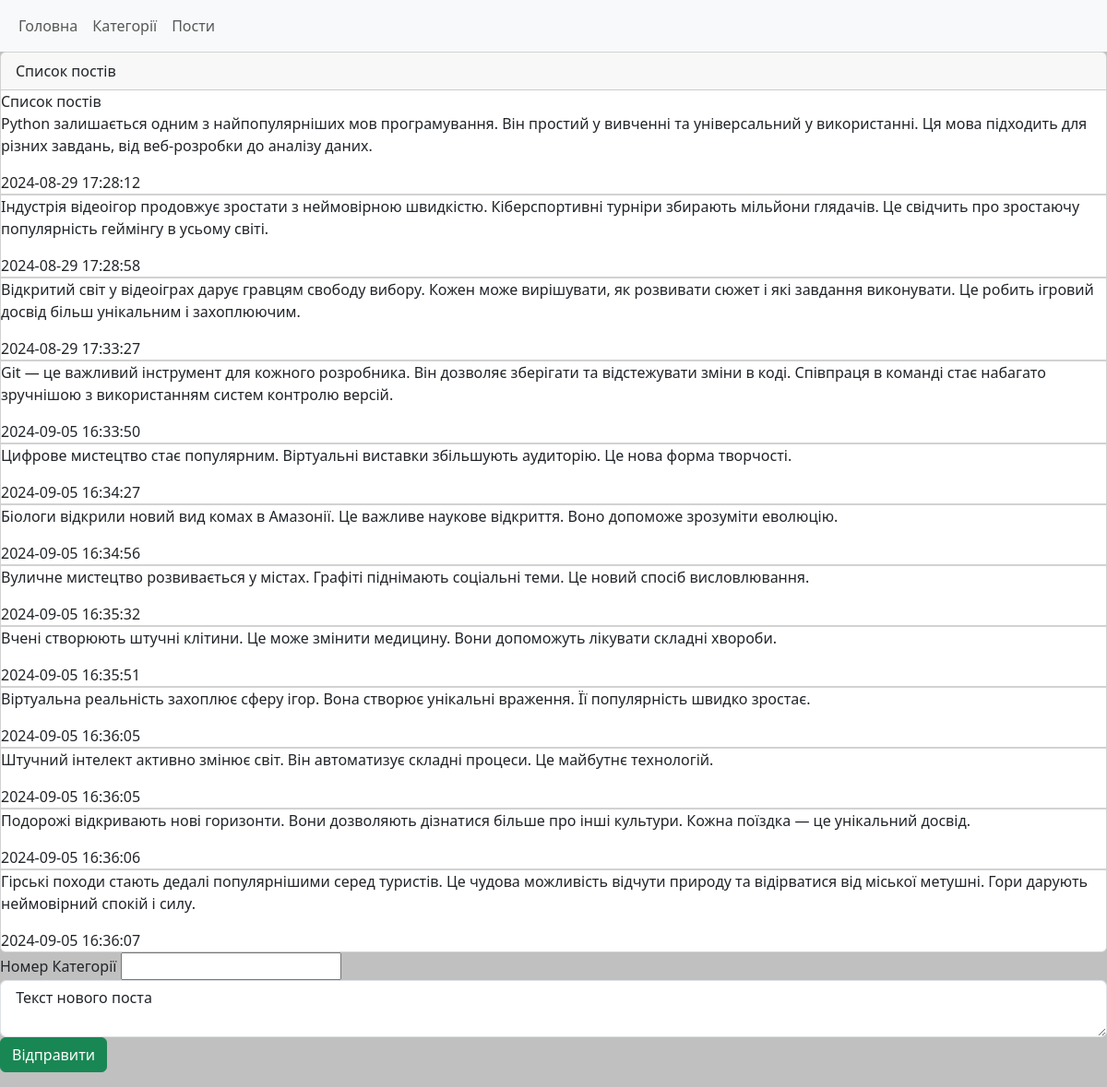
Page /posts on the earlier database version.
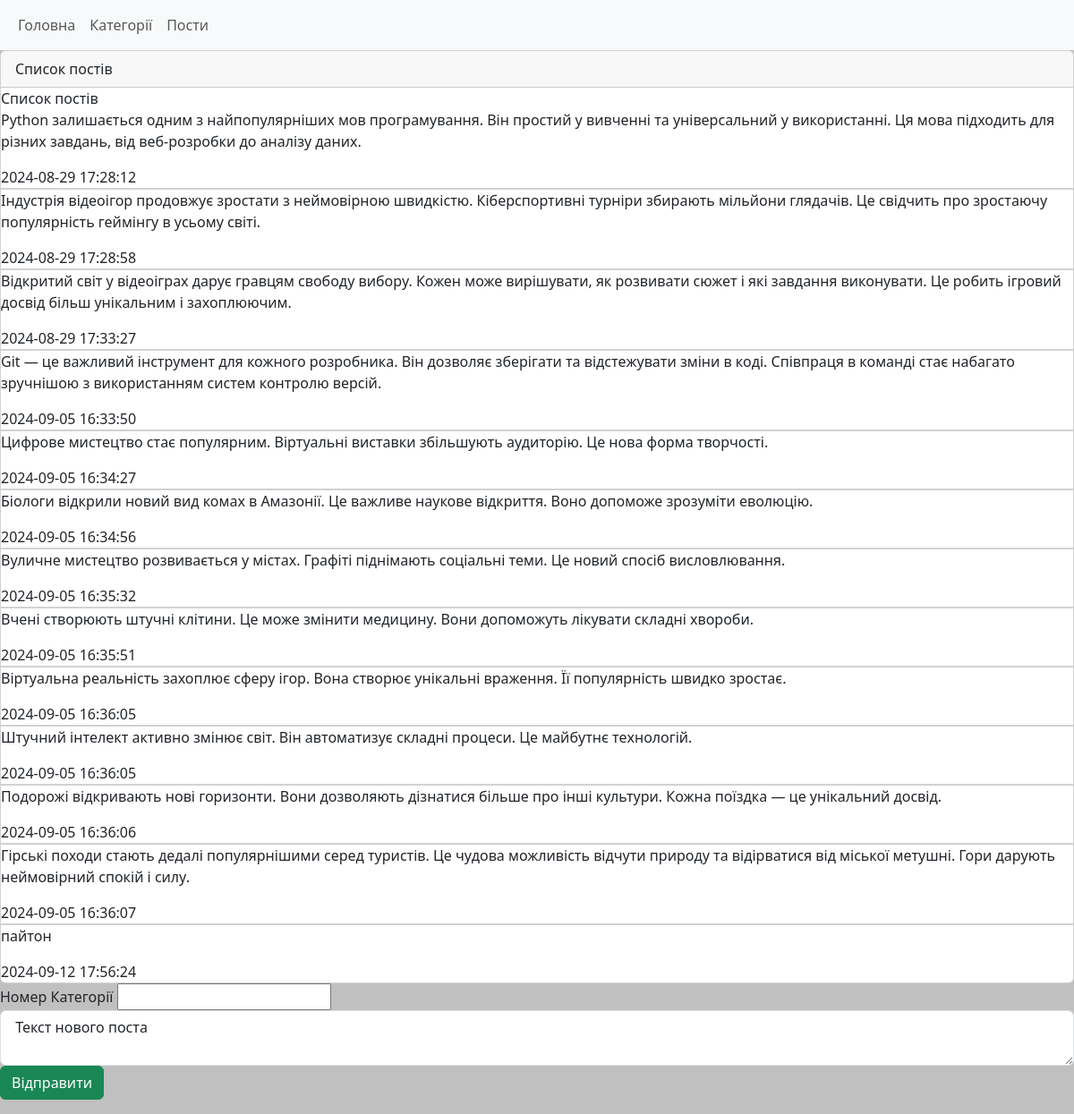
Same page on the later database version.
### tables this page shows
CREATE TABLE post (
    post_id INTEGER PRIMARY KEY AUTOINCREMENT,
    category_id INTEGER,
    text TEXT,
    datetime TEXT DEFAULT CURRENT_TIMESTAMP,
    FOREIGN KEY(category_id) REFERENCES category(category_id)
);

### main.py (the view)
@app.route("/posts")
def post_list():
    if request.method == "POST":
        category_id = request.form.get("category_id")
        text = request.form.get("text")
        db.addPost(category_id, text)
        return redirect(f"/posts/{id}")
    return render_template("post_list.html",
                            post_list=db.getPosts())

### db.py (called while the page is built)
def open():
    global conn, cursor
    conn = sqlite3.connect(db_name)
    cursor = conn.cursor()

def close():
    cursor.close()
    conn.close()

def getPosts():
    open()
    cursor.execute("SELECT * FROM post")
    res = cursor.fetchall()
    close()
    return res

### templates/post_list.html
{% extends 'base.html' %}
{% block content %}
<div class="card">
    <div class="card-header">
        Список постів
    </div>
    Список постів
    {% for p in post_list %}
    <li class="list-group list-group-flush">
        <p>
            {{p[2]}}
        </p>
        <span>{{p[-1]}}</span>
        </li>
    {%endfor%}
</div>
<div class="mb-3">
    <form method="post">
        <label>Номер Категорії</label>
        <input type="number" name="category_id">
        <textarea class="form-control" name="text"> Текст нового поста </textarea>
        <input type="submit" value="Відправити" class="btn btn-success">
    </form>
</div>
{% endblock %}

Differences in the rows shown:
added post: text "пайтон", datetime "2024-09-12 17:56:24"
